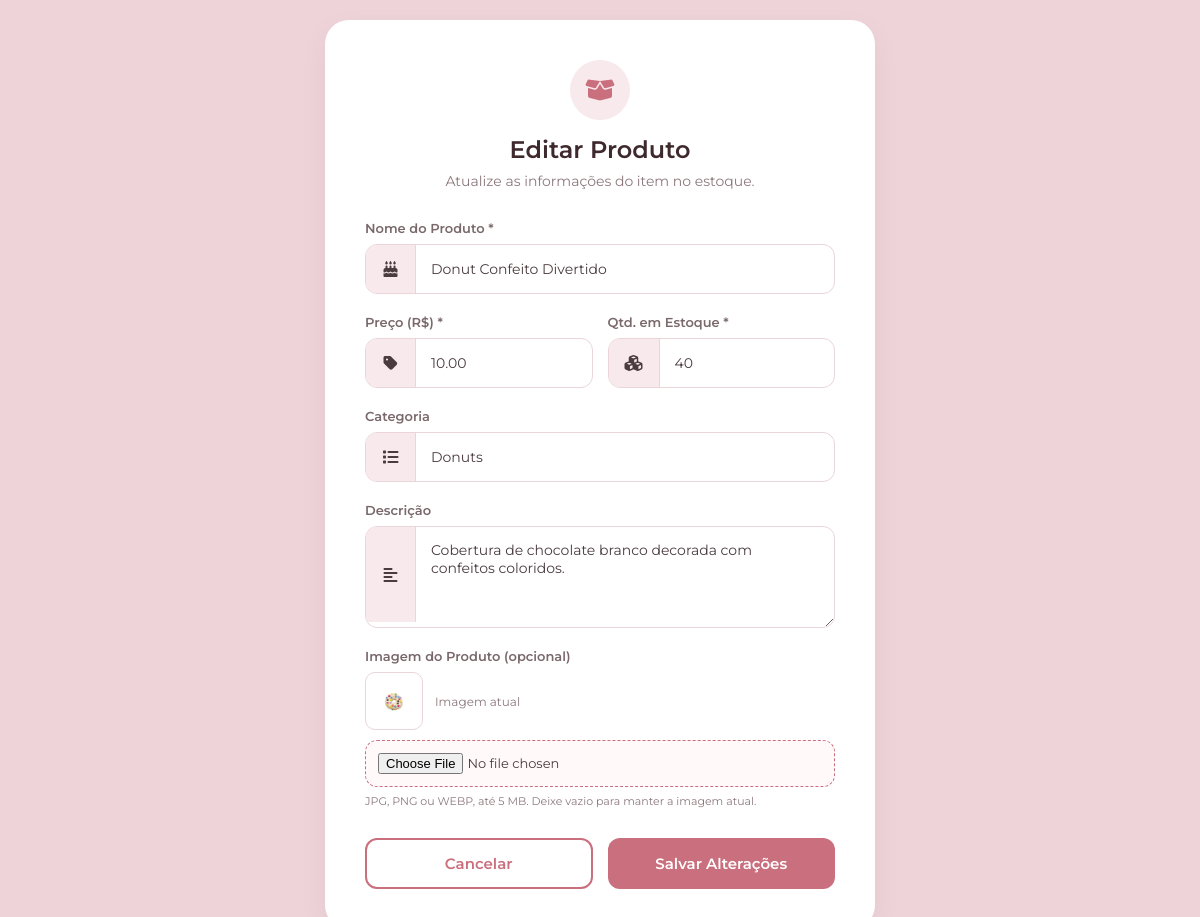
The app's page /admin/editar_produto.php?id=2 (signed in) with its own data.
### tables this page shows
CREATE TABLE IF NOT EXISTS produtos (
    id_produto INT AUTO_INCREMENT PRIMARY KEY,
    img_produto VARCHAR(255),
    nome_produto VARCHAR(100) NOT NULL,
    descricao TEXT,
    categoria ENUM(
        'Cookies', 'Cupcakes', 'Brownies', 'Doces',
        'Bolos', 'Alfajor', 'Brigadeiro', 'Cannoli',
        'Donuts', 'Eclair', 'Macaron', 'Pirulitos'
    ) NOT NULL,
    peso_tamanho VARCHAR(50),
    preco DECIMAL(10,2) NOT NULL,
    estoque INT NOT NULL DEFAULT 0,
    status_estoque ENUM('Em estoque', 'Estoque baixo', 'Esgotado') DEFAULT 'Em estoque',
    estrelas DECIMAL(2,1) NULL CHECK (estrelas BETWEEN 0 AND 5),
    eh_pacote_buffet BOOLEAN DEFAULT FALSE
);

### php/crud.php (called while the page is built, shortened)
<?php
try {
    function read($pdo, $table, $where = null, array $params = []) {
        $sql = "SELECT * FROM `$table`";
        if ($where) {
            $sql .= " WHERE $where";
        }
        $stmt = $pdo->prepare($sql);
        $stmt->execute($params);
        return $stmt->fetch(PDO::FETCH_ASSOC);
    }
} catch (PDOException $e) {
    die("Erro de conexão: " . $e->getMessage());
}

### php/product_categories.php (called while the page is built)
<?php
function product_categories(PDO $pdo): array
{
    $column = $pdo->query("SHOW COLUMNS FROM produtos LIKE 'categoria'")->fetch(PDO::FETCH_ASSOC);
    if (!$column || preg_match("/^enum\\((.*)\\)$/i", (string) $column['Type'], $matches) !== 1) {
        throw new RuntimeException('A coluna categoria da tabela produtos não possui opções ENUM válidas.');
    }
    return str_getcsv($matches[1], ',', "'", '\\');
}

### php/product_images.php (called while the page is built, shortened)
<?php
function product_image_url(?string $storedImage): ?string
{
    $filename = basename(str_replace('\\', '/', trim((string) $storedImage)));
    $candidateNames = [$filename];
    $stem = $filename;
    while (preg_match('/\.(png|jpe?g|webp)$/i', $stem) === 1) {
        $stem = preg_replace('/\.(png|jpe?g|webp)$/i', '', $stem);
        foreach (['png', 'jpg', 'jpeg', 'webp'] as $extension) {
            $candidateNames[] = $stem . '.' . $extension;
        }
    }
    foreach (array_unique($candidateNames) as $candidate) {
        foreach (['uploads', 'imagens'] as $directory) {
            $path = __DIR__ . DIRECTORY_SEPARATOR . '..' . DIRECTORY_SEPARATOR . $directory . DIRECTORY_SEPARATOR . $candidate;
            if (is_file($path)) {
                return './' . $directory . '/' . rawurlencode($candidate);
            }
        }
    }
    return null;
}

### admin/editar_produto.php (the view, shortened to what this page needs)
<?php
require_once __DIR__ . '/../php/crud.php';
require_once __DIR__ . '/../php/product_images.php';
require_once __DIR__ . '/../php/product_categories.php';
$categorias = product_categories($pdo);
$id_produto = filter_var($_POST['id_produto'] ?? $_GET['id'] ?? null, FILTER_VALIDATE_INT);
$produto = read($pdo, 'produtos', 'id_produto = :id_produto', [':id_produto' => $id_produto]);
$imagemAtual = product_image_url($produto['img_produto'] ?? null);
$imagemAtualAdmin = $imagemAtual !== null ? '../' . substr($imagemAtual, 2) : null;
?>
<!DOCTYPE html>
<html lang="pt-br">
<head>
    <link rel="stylesheet" href="https://cdnjs.cloudflare.com/ajax/libs/font-awesome/6.4.0/css/all.min.css">
    <link rel="stylesheet" href="editar_produto.css">
</head>
<body>
    <div class="admin-container">
        <div class="admin-header">
            <div class="icon-topo">
                <i class="fa-solid fa-box-open"></i>
            </div>
            <h1>Editar Produto </h1>
            <p>Atualize as informações do item no estoque.</p>
        </div>
        <form action="" method="POST" enctype="multipart/form-data">
            <div class="form-group">
                <label>Nome do Produto *</label>
                <div class="input-wrapper">
                    <span class="input-icon"><i class="fa-solid fa-cake-candles"></i></span>
                    <input type="text" name="nome" value="<?php echo htmlspecialchars($produto['nome_produto'], ENT_QUOTES, 'UTF-8'); ?>" placeholder="Ex: Bolo de Chocolate" required>
                </div>
            </div>
            <div class="form-row">
                <div class="form-group half">
                    <label>Preço (R$) *</label>
                    <div class="input-wrapper">
                        <span class="input-icon"><i class="fa-solid fa-tag"></i></span>
                        <input type="number" step="0.01" name="preco" value="<?php echo htmlspecialchars((string) $produto['preco'], ENT_QUOTES, 'UTF-8'); ?>" placeholder="0.00" required>
                    </div>
                </div>
                <div class="form-group half">
                    <label>Qtd. em Estoque *</label>
                    <div class="input-wrapper">
                        <span class="input-icon"><i class="fa-solid fa-cubes"></i></span>
                        <input type="number" name="estoque" value="<?php echo (int) $produto['estoque']; ?>" placeholder="0" required>
                    </div>
                </div>
            </div>
            <div class="form-group">
                <label>Categoria</label>
                <div class="input-wrapper">
                    <span class="input-icon"><i class="fa-solid fa-list"></i></span>
                    <select name="categoria">
                        <?php foreach ($categorias as $categoriaDisponivel): ?>
                            <option value="<?php echo htmlspecialchars($categoriaDisponivel, ENT_QUOTES, 'UTF-8'); ?>" <?php echo ($produto['categoria'] ?? '') === $categoriaDisponivel ? 'selected' : ''; ?>>
                                <?php echo htmlspecialchars($categoriaDisponivel, ENT_QUOTES, 'UTF-8'); ?>
                            </option>
                        <?php endforeach; ?>
                    </select>
                </div>
            </div>
            <div class="form-group">
                <label>Descrição</label>
                <div class="input-wrapper textarea-wrapper">
                    <span class="input-icon"><i class="fa-solid fa-align-left"></i></span>
                    <textarea name="descricao" rows="4" placeholder="Detalhes dos ingredientes, peso, etc."><?php echo htmlspecialchars($produto['descricao'] ?? '', ENT_QUOTES, 'UTF-8'); ?></textarea>
                </div>
            </div>
            <div class="form-group">
                <label for="imagem">Imagem do Produto (opcional)</label>
                <?php if ($imagemAtualAdmin !== null): ?>
                    <div class="current-image">
                        <img src="<?php echo htmlspecialchars($imagemAtualAdmin, ENT_QUOTES, 'UTF-8'); ?>" alt="Imagem atual do produto">
                        <span>Imagem atual</span>
                    </div>
                <?php endif; ?>
                <input class="image-upload" type="file" id="imagem" name="imagem" accept="image/png,image/jpeg,image/webp">
                <small class="image-help">JPG, PNG ou WEBP, até 5 MB. Deixe vazio para manter a imagem atual.</small>
            </div>
            <div class="form-actions">
                <a href="estoque.php" class="btn-cancel">Cancelar</a>
                <button type="submit" class="btn-submit">Salvar Alterações</button>
            </div>
        </form>
    </div>
</body>
</html>

### admin/editar_produto.css (style rules this page uses)
* { margin: 0; padding: 0; box-sizing: border-box; font-family: 'Montserrat', sans-serif; }
body { background-color: #EED4D9; display: flex; justify-content: center; align-items: center; min-height: 100vh; color: #4A3B3E; padding: 20px; }
.admin-container { background-color: #FFFFFF; width: 100%; max-width: 550px; padding: 40px; border-radius: 24px; box-shadow: 0 10px 30px rgba(0, 0, 0, 0.05); }
.admin-header { text-align: center; margin-bottom: 30px; }
.icon-topo { width: 60px; height: 60px; border-radius: 50%; background-color: #F8E9EC; color: #CA6F7D; font-size: 24px; display: flex; justify-content: center; align-items: center; margin: 0 auto 15px; }
.admin-header h1 { font-size: 24px; font-weight: 600; margin-bottom: 8px; color: #3E292C; }
.admin-header p { font-size: 14px; color: #8C787C; }
.current-image { display: flex; align-items: center; gap: 12px; margin-bottom: 10px; color: #8C787C; font-size: 12px; }
.current-image img { width: 58px; height: 58px; object-fit: cover; border: 1px solid #EAD5D9; border-radius: 10px; }
.image-upload { display: block; width: 100%; padding: 12px; border: 1px dashed #CA6F7D; border-radius: 12px; background: #FFF9FA; color: #4A3B3E; font-size: 13px; }
.image-help { display: block; margin-top: 7px; color: #8C787C; font-size: 11px; }
.form-group { margin-bottom: 20px; }
.form-group label { display: block; font-size: 13px; font-weight: 600; color: #7A696C; margin-bottom: 8px; }
.form-row { display: flex; gap: 15px; }
.form-group.half { flex: 1; }
.input-wrapper { display: flex; align-items: center; border: 1px solid #EAD5D9; border-radius: 12px; background-color: #FFFFFF; overflow: hidden; transition: border-color 0.3s ease; }
.input-icon { background-color: #F8E9EC; padding: 16px; color: #4A3B3E; border-right: 1px solid #EAD5D9; display: flex; justify-content: center; align-items: center; min-width: 50px; }
.input-wrapper input, .input-wrapper select, .input-wrapper textarea { flex: 1; border: none; padding: 14px 15px; font-size: 14px; color: #4A3B3E; outline: none; background-color: transparent; width: 100%; }
.input-wrapper select { cursor: pointer; appearance: none; }
.textarea-wrapper { align-items: flex-start; }
.textarea-wrapper .input-icon { height: 100%; min-height: 95px; }
.textarea-wrapper textarea { resize: vertical; }
.form-actions { display: flex; gap: 15px; margin-top: 30px; }
.btn-submit { flex: 1; background-color: #CA6F7D; color: #FFFFFF; border: none; padding: 16px; border-radius: 12px; font-size: 15px; font-weight: 600; cursor: pointer; transition: background-color 0.3s; }
.btn-cancel { flex: 1; background-color: #FFFFFF; color: #CA6F7D; border: 2px solid #CA6F7D; padding: 14px; border-radius: 12px; font-size: 15px; font-weight: 600; cursor: pointer; text-align: center; text-decoration: none; transition: all 0.3s; display: flex; justify-content: center; align-items: center; }

### records on screen
produtos: nome "Donut Confeito Divertido", preco "10.00", estoque "40", categoria "Donuts", descricao "Cobertura de chocolate branco decorada com confeitos coloridos.", img_produto (picture)
